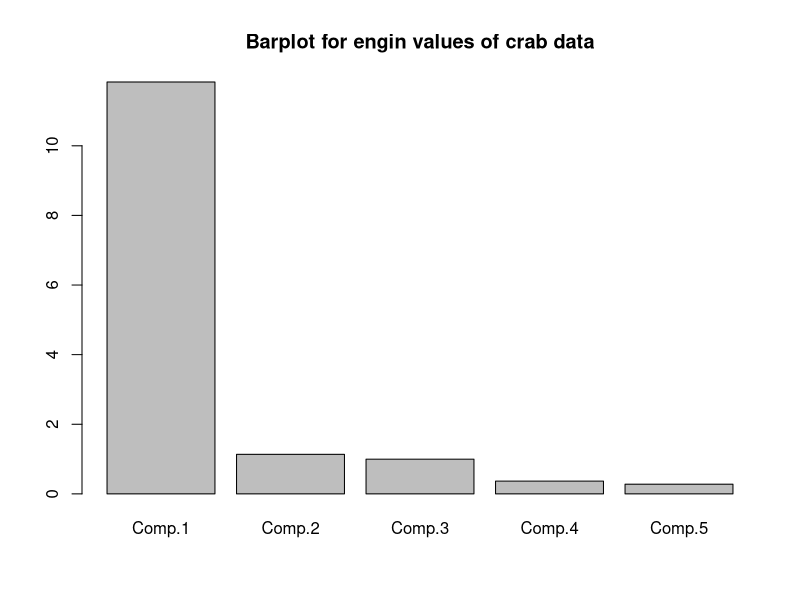
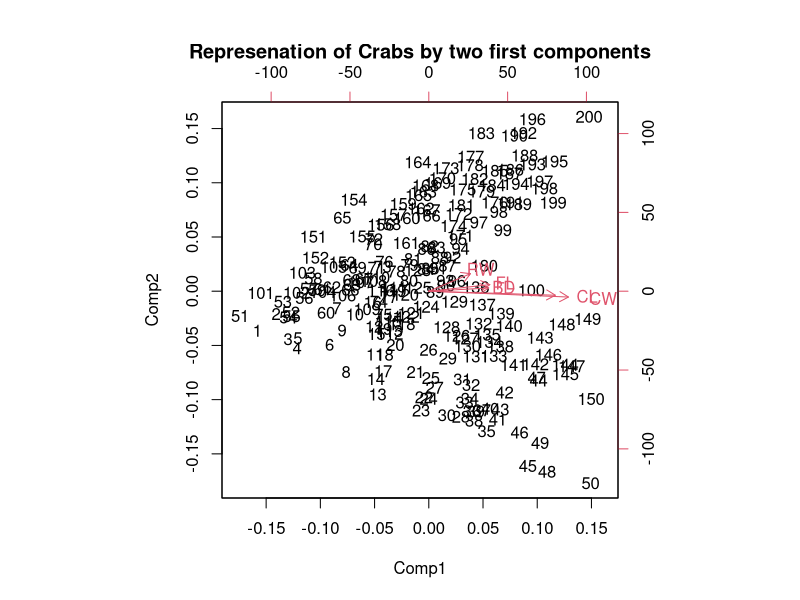
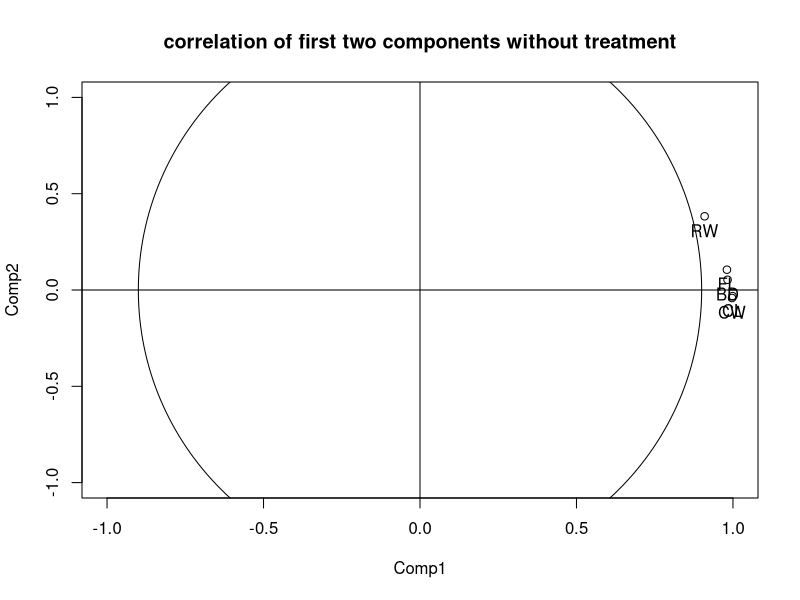
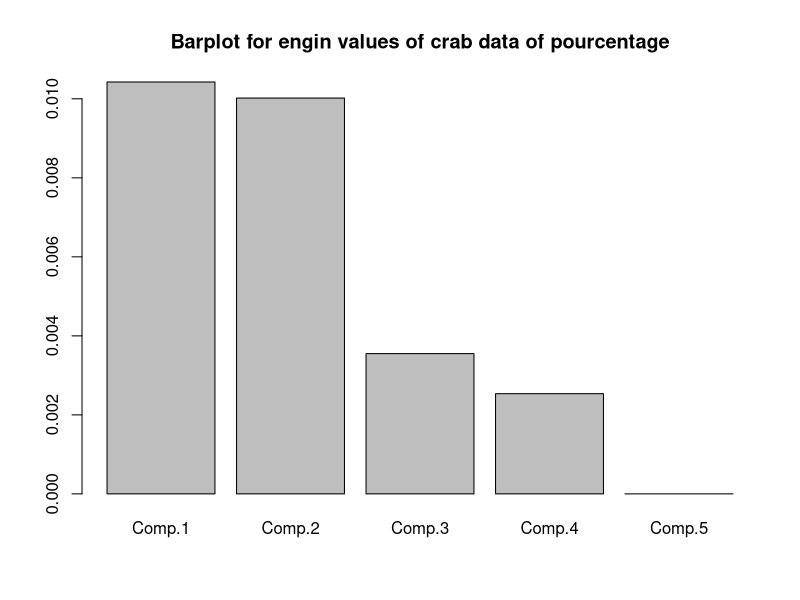
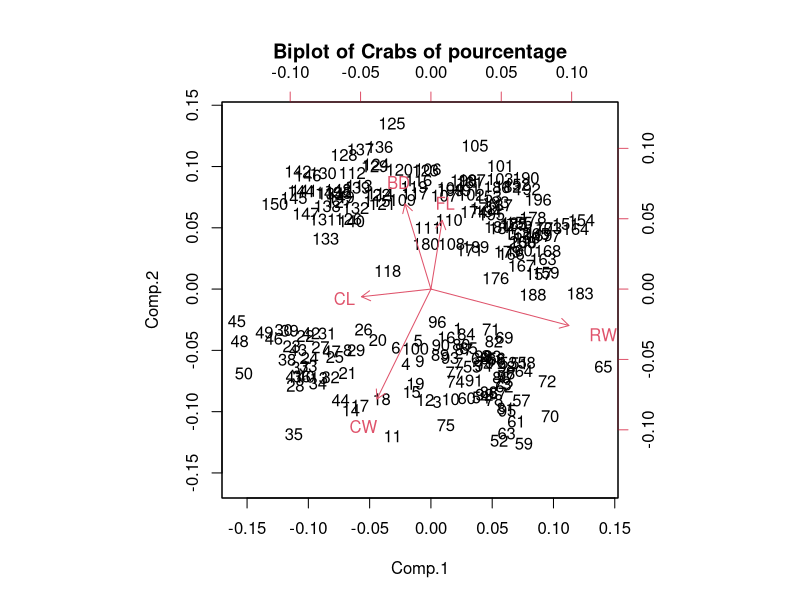
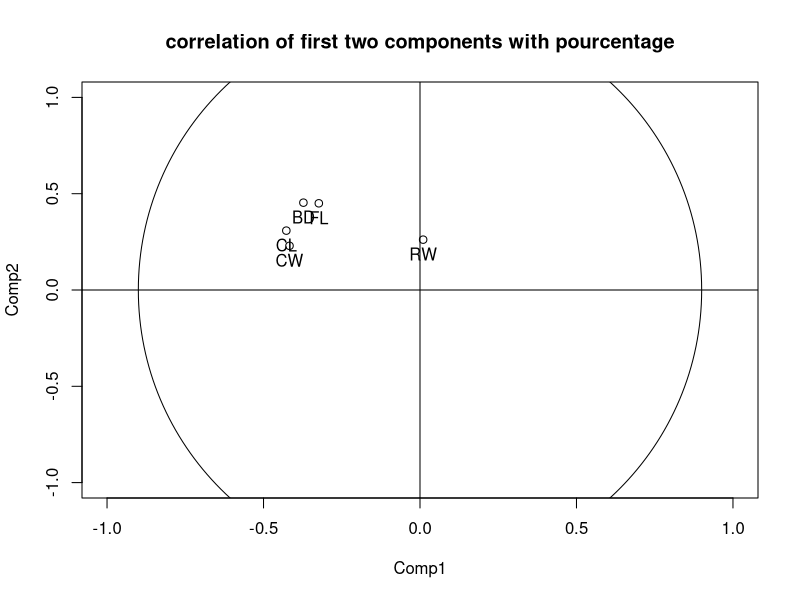
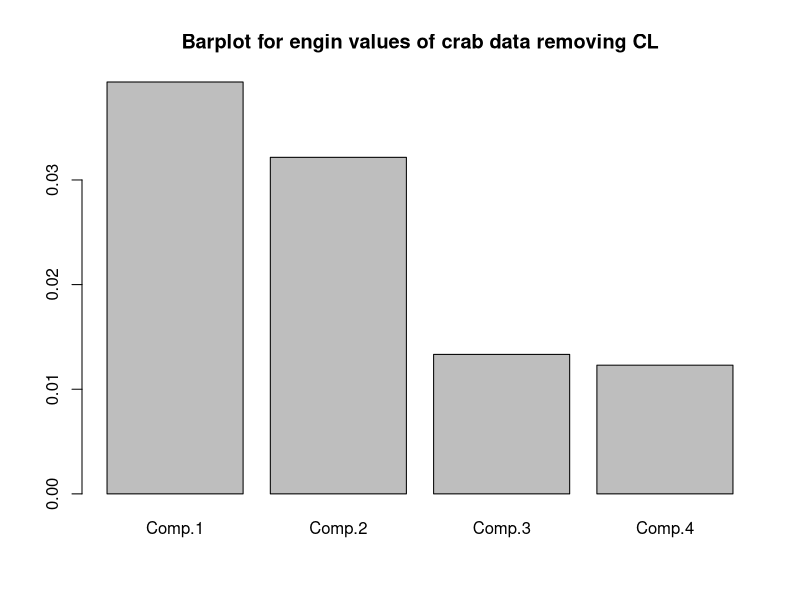
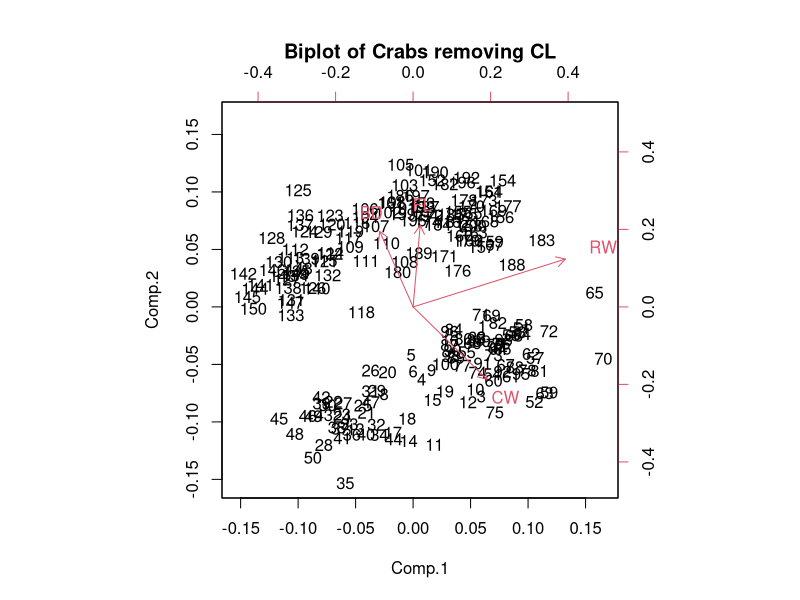

Here is the R script that generated these plots, in order:
#Data crabs
library(MASS)
data(crabs)
crabsquant<-crabs[,4:8]

#Question01
Comp_crab <- princomp(crabsquant)

#Barplot 
png("./Graphic/Crab_Q1_barplot.png")
barplot(Comp_crab$sdev,main="Barplot for engin values of crab data")
dev.off()

png("./Graphic/Crab_Q1_acp.png")
biplot(Comp_crab,main="Represenation of Crabs by two first components",xlab="Comp1",ylab="Comp2")
dev.off()

cor <- cor(crabsquant,Comp_crab$scores)
png("./Graphic/Crab_Q2_acp_Correlation_without_treatment.png")
plot(cor[,1],cor[,2],main="correlation of first two components without treatment",xlab="Comp1",ylab="Comp2",xlim=c(-1,1),ylim=c(-1,1))
text(cor[,1],cor[,2],pos=1,labels = c("FL","RW","CL","CW","BD"))
abline(lty = 1, a = 0, b = 0, col = 1)
abline(lty = 1, a = 0, b = 1000000, col = 1)
symbols(0, 0, circles = 0.9, inches = F, add = T)
dev.off()


#Question02
#pourcentage
crabs_pourcent <- crabsquant/rowSums(crabsquant)
Comp_pourcent <- princomp(crabs_pourcent)

png("./Graphic/crab_Q2_barplot_pourcentage.png")
barplot(Comp_pourcent$sdev,main="Barplot for engin values of crab data of pourcentage")
dev.off()

png("./Graphic/Crab_Q2_acpbiplot_pourcentage.png")
biplot(Comp_pourcent,main="Biplot of Crabs of pourcentage")
dev.off()

cor_pourcent <- cor(crabsquant,Comp_pourcent$scores)
png("./Graphic/Crab_Q2_acp_Correlation_pourcentage.png")
plot(cor_pourcent[,1],cor_pourcent[,2],main="correlation of first two components with pourcentage",xlab="Comp1",ylab="Comp2",xlim=c(-1,1),ylim=c(-1,1))
text(cor_pourcent[,1],cor_pourcent[,2],pos=1,labels = c("FL","RW","CL","CW","BD"))
abline(lty = 1, a = 0, b = 0, col = 1)
abline(lty = 1, a = 0, b = 1000000, col = 1)
symbols(0, 0, circles = 0.9, inches = F, add = T)
dev.off()



#Remove CL
crabs_notCL <- crabsquant/crabsquant$CL
crabs_notCL <- crabs_notCL[,-3]
Comp_notCL <- princomp(crabs_notCL)

png("./Graphic/crab_Q2_barplot_notCL.png")
barplot(Comp_notCL$sdev,main="Barplot for engin values of crab data removing CL")
dev.off()

png("./Graphic/Crab_Q2_acpbiplot_notCL.png")
biplot(Comp_notCL,main="Biplot of Crabs removing CL")
dev.off()

cor_notCL <- cor(crabsquant[,-3],Comp_notCL$scores)
png("./Graphic/Crab_Q2_acp_Correlation_removingCL.png")
plot(cor_notCL[,1],cor_notCL[,2],main="correlation of first two components without CL",xlab="Comp1",ylab="Comp2",xlim=c(-1,1),ylim=c(-1,1))
text(cor_notCL[,1],cor_notCL[,2],pos=1,labels = c("FL","RW","CW","BD"))
abline(lty = 1, a = 0, b = 0, col = 1)
abline(lty = 1, a = 0, b = 1000000, col = 1)
symbols(0, 0, circles = 0.9, inches = F, add = T)
dev.off()





